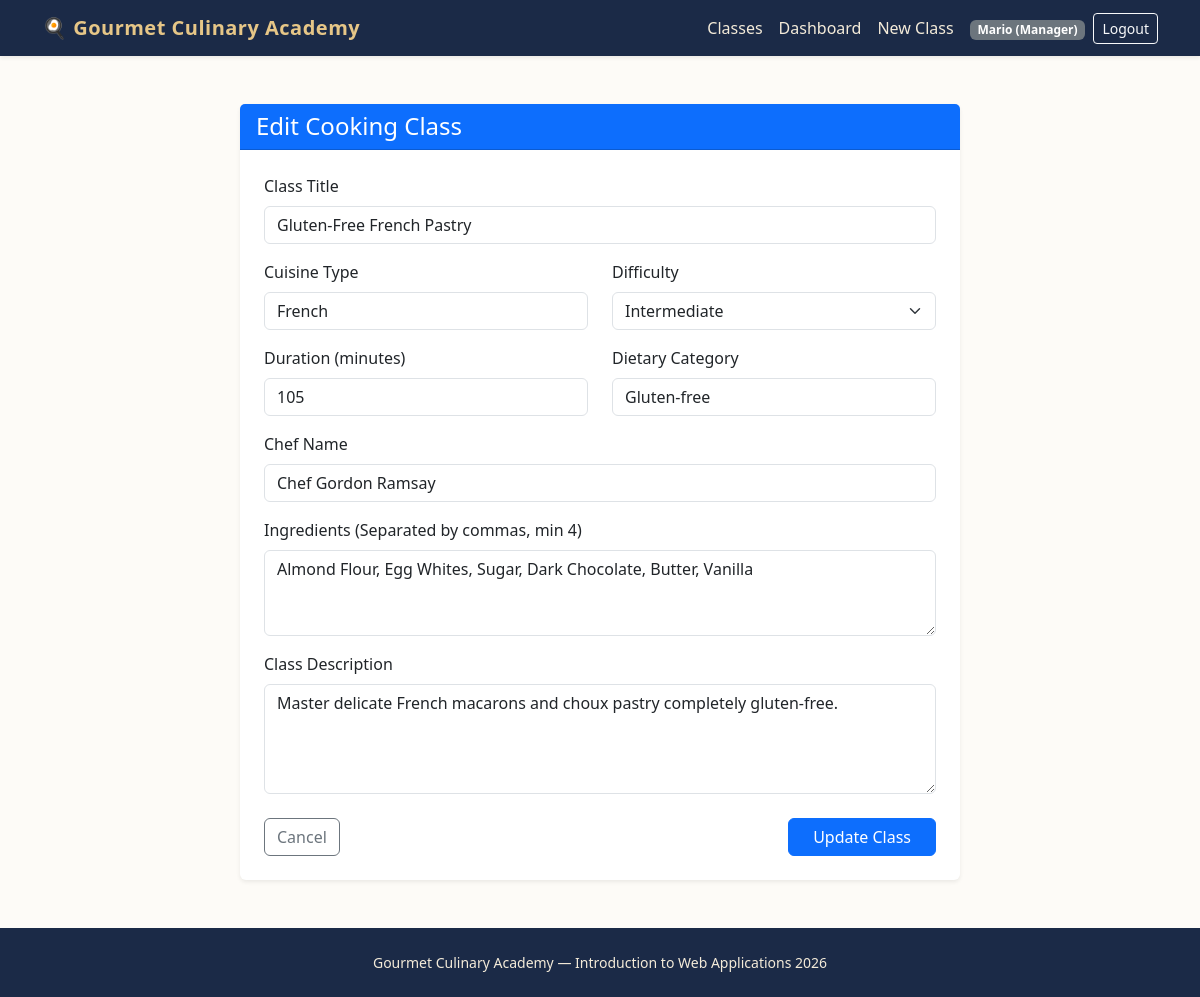
/manager/class/edit/4 (signed in), run on the app's committed database.
### tables this page shows
CREATE TABLE users (
    id INTEGER PRIMARY KEY AUTOINCREMENT,
    email TEXT UNIQUE NOT NULL,
    first_name TEXT NOT NULL,
    last_name TEXT NOT NULL,
    password TEXT NOT NULL,
    role TEXT NOT NULL CHECK(role IN ('Manager', 'Student'))
);

CREATE TABLE cooking_classes (
    id INTEGER PRIMARY KEY AUTOINCREMENT,
    manager_id INTEGER NOT NULL,
    title TEXT NOT NULL UNIQUE,
    cuisine TEXT NOT NULL,
    difficulty TEXT NOT NULL CHECK(difficulty IN ('Beginner', 'Intermediate', 'Advanced')),
    duration INTEGER NOT NULL,
    dietary_category TEXT NOT NULL CHECK(dietary_category IN ('Standard', 'Vegetarian', 'Vegan', 'Gluten-free')),
    chef_name TEXT NOT NULL,
    ingredients TEXT NOT NULL, -- Virgülle ayrılmış en az 4 malzeme
    description TEXT NOT NULL,
    photo_1 TEXT NOT NULL,
    photo_2 TEXT NOT NULL,
    photo_3 TEXT NOT NULL,
    FOREIGN KEY (manager_id) REFERENCES users(id) ON DELETE CASCADE
);

### routes/manager_routes.py (the view, shortened to what this page needs)
@manager_bp.route("/class/edit/<int:class_id>", methods=["GET", "POST"])
def edit_class(class_id):
    if not can_edit_class(class_id):
        flash("You cannot edit this class because class sessions have already been scheduled for it.", "warning")
        return redirect(url_for("manager.dashboard"))
    class_data, _ = get_class_by_id(class_id)
    if not class_data:
        flash("Class not found.", "danger")
        return redirect(url_for("manager.dashboard"))
    return render_template("manager/edit_class.html", class_data=class_data)

### app.py (called while the page is built)
@app.after_request
def add_header(response):
    response.headers["Cache-Control"] = (
        "no-store, no-cache, must-revalidate, post-check=0, pre-check=0, max-age=0"
    )
    response.headers["Pragma"] = "no-cache"
    response.headers["Expires"] = "-1"
    return response

@login_manager.user_loader
def load_user(user_id):
    row = get_user_by_id(user_id)
    if row:
        return User(
            user_id=row["id"],
            email=row["email"],
            first_name=row["first_name"],
            last_name=row["last_name"],
            role=row["role"]
        )
    return None

### dao/class_dao.py (called while the page is built)
def can_edit_class(class_id):
    conn = get_db()
    cursor = conn.cursor()
    cursor.execute(
        "SELECT COUNT(*) as count FROM class_sessions WHERE class_id = ?",
        (class_id,),
    )
    count = cursor.fetchone()["count"]
    close_db(conn)
    return count == 0

### dao/user_dao.py (called while the page is built)
def get_user_by_id(user_id):
    conn = get_db()
    cursor = conn.cursor()
    cursor.execute("SELECT * FROM users WHERE id = ?", (user_id,))
    user = cursor.fetchone()
    close_db(conn)
    return user

### database/database.py (called while the page is built)
def get_db():
    conn = sqlite3.connect(DATABASE, timeout=10.0)
    conn.row_factory = sqlite3.Row
    conn.execute("PRAGMA foreign_keys = ON")
    return conn

### routes/manager_routes.py (called while the page is built)
@manager_bp.before_request
@login_required
def check_manager_role():
    if current_user.role != "Manager":
        flash("Access denied. Manager privileges required.", "danger")
        return redirect(url_for("home.index"))

### templates/manager/edit_class.html (shortened to what this page needs)
{% extends "base.html" %}
{% block content %}
<div class="container py-4">
    <div class="row justify-content-center">
        <div class="col-lg-8">
            <div class="card shadow-sm border-0">
                <div class="card-header bg-primary text-white">
                    <h4 class="mb-0">Edit Cooking Class</h4>
                </div>
                <div class="card-body p-4">
                    <form method="POST" action="{{ url_for('manager.edit_class', class_id=class_data.id) }}">
                        <div class="mb-3">
                            <label for="title" class="form-label">Class Title</label>
                            <input type="text" class="form-control" id="title" name="title" value="{{ class_data.title }}" required>
                        </div>
                        <div class="row mb-3">
                            <div class="col-md-6">
                                <label for="cuisine" class="form-label">Cuisine Type</label>
                                <input type="text" class="form-control" id="cuisine" name="cuisine" value="{{ class_data.cuisine }}" required>
                            </div>
                            <div class="col-md-6">
                                <label for="difficulty" class="form-label">Difficulty</label>
                                <select class="form-select" id="difficulty" name="difficulty" required>
                                    <option value="Intermediate" {% if class_data.difficulty == 'Intermediate' %}selected{% endif %}>Intermediate</option>
                                </select>
                            </div>
                        </div>
                        <div class="row mb-3">
                            <div class="col-md-6">
                                <label for="duration" class="form-label">Duration (minutes)</label>
                                <input type="number" class="form-control" id="duration" name="duration" value="{{ class_data.duration }}" required>
                            </div>
                            <div class="col-md-6">
                                <label for="dietary_category" class="form-label">Dietary Category</label>
                                <input type="text" class="form-control" id="dietary_category" name="dietary_category" value="{{ class_data.dietary_category }}" required>
                            </div>
                        </div>
                        <div class="mb-3">
                            <label for="chef_name" class="form-label">Chef Name</label>
                            <input type="text" class="form-control" id="chef_name" name="chef_name" value="{{ class_data.chef_name }}" required>
                        </div>
                        <div class="mb-3">
                            <label for="ingredients" class="form-label">Ingredients (Separated by commas, min 4)</label>
                            <textarea class="form-control" id="ingredients" name="ingredients" rows="3" required>{{ class_data.ingredients }}</textarea>
                        </div>
                        <div class="mb-3">
                            <label for="description" class="form-label">Class Description</label>
                            <textarea class="form-control" id="description" name="description" rows="4" required>{{ class_data.description }}</textarea>
                        </div>
                        <div class="d-flex justify-content-between align-items-center mt-4">
                            <a href="{{ url_for('manager.dashboard') }}" class="btn btn-outline-secondary">Cancel</a>
                            <button type="submit" class="btn btn-primary px-4">Update Class</button>
                        </div>
                    </form>
                </div>
            </div>
        </div>
    </div>
</div>
{% endblock %}

### templates/base.html (shortened to what this page needs)
<!DOCTYPE html>
<html lang="en">
<head>
    <link href="https://cdn.jsdelivr.net/npm/bootstrap@5.3.3/dist/css/bootstrap.min.css" rel="stylesheet">
    <link rel="stylesheet" href="{{ url_for('static', filename='css/style.css') }}">
</head>
<body>
    <header>
        <nav class="navbar navbar-expand-lg navbar-dark bg-culinary shadow-sm">
            <div class="container">
                <a class="navbar-brand" href="{{ url_for('home.index') }}">🍳 Gourmet Culinary Academy</a>
                <section class="collapse navbar-collapse" id="mainNav">
                    <ul class="navbar-nav ms-auto align-items-center">
                        <li class="nav-item">
                            <a class="nav-link" href="{{ url_for('home.index') }}">Classes</a>
                        </li>
                        {% if current_user.is_authenticated %}
                            {% if current_user.role == 'Manager' %}
                                <li class="nav-item">
                                    <a class="nav-link" href="{{ url_for('manager.dashboard') }}">Dashboard</a>
                                </li>
                                <li class="nav-item">
                                    <a class="nav-link" href="{{ url_for('manager.create_class') }}">New Class</a>
                                </li>
                            {% else %}
                                <li class="nav-item">
                                    <a class="nav-link" href="{{ url_for('student.profile') }}">My Profile</a>
                                </li>
                            {% endif %}
                            <li class="nav-item ms-lg-2">
                                <span class="badge bg-secondary">{{ current_user.first_name }} ({{ current_user.role }})</span>
                            </li>
                            <li class="nav-item ms-lg-2">
                                <a class="btn btn-sm btn-outline-light" href="{{ url_for('auth.logout') }}">Logout</a>
                            </li>
                        {% endif %}
                    </ul>
                </section>
            </div>
        </nav>
    </header>
    <main class="container py-4">
        {% block content %}{% endblock %}
    </main>
    <footer class="site-footer text-center py-4 mt-auto">
        <div class="container">
            <p class="mb-0 small">Gourmet Culinary Academy — Introduction to Web Applications 2026</p>
        </div>
    </footer>
</body>
</html>

### static/css/style.css (style rules this page uses)
body { background-color: #fdfbf7; color: #2c3e50; font-family: "Segoe UI", Tahoma, Geneva, Verdana, sans-serif; min-height: 100vh; display: flex; flex-direction: column; }
main { flex: 1; }
.bg-culinary { background-color: #1b2a47; }
.navbar-dark .navbar-brand { color: #e6c687; font-weight: 700; letter-spacing: 0.5px; }
.navbar-dark .nav-link { color: #f4ebd9; }
.site-footer { background-color: #1b2a47; color: #f4ebd9; }

### data on the page
users: first_name "Mario", role "Manager"
cooking_classes: title "Gluten-Free French Pastry", cuisine "French", difficulty "Intermediate", duration "105", dietary_category "Gluten-free", chef_name "Chef Gordon Ramsay", ingredients "Almond Flour, Egg Whites, Sugar, Dark Chocolate, Butter, Vanilla", description "Master delicate French macarons and choux pastry completely gluten-free."
